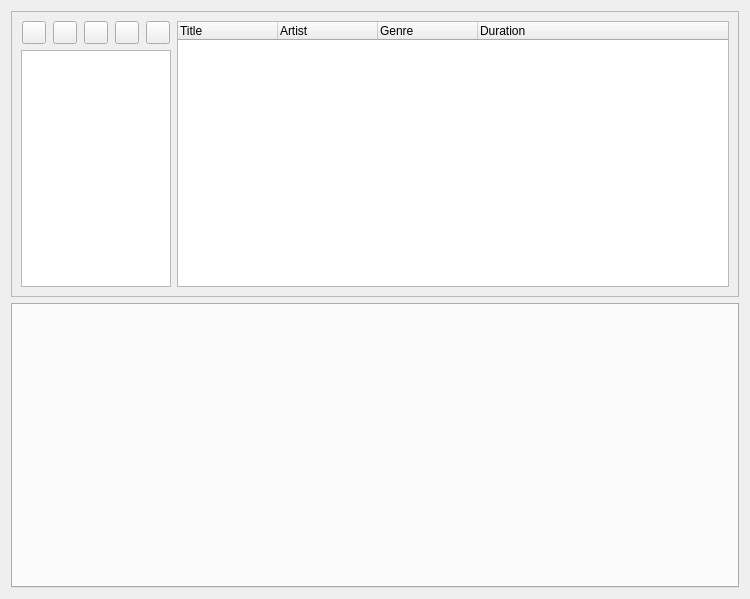
<?xml version="1.0" encoding="UTF-8"?>
<ui version="4.0">
 <class>playlistDialog</class>
 <widget class="QDialog" name="playlistDialog">
  <property name="geometry">
   <rect>
    <x>0</x>
    <y>0</y>
    <width>750</width>
    <height>599</height>
   </rect>
  </property>
  <property name="windowTitle">
   <string>Dialog</string>
  </property>
  <layout class="QGridLayout" name="gridLayout_2">
   <item row="0" column="0">
    <widget class="QFrame" name="frame">
     <property name="frameShape">
      <enum>QFrame::StyledPanel</enum>
     </property>
     <property name="frameShadow">
      <enum>QFrame::Raised</enum>
     </property>
     <layout class="QGridLayout" name="gridLayout">
      <item row="0" column="0">
       <layout class="QVBoxLayout" name="verticalLayout">
        <item>
         <layout class="QHBoxLayout" name="horizontalLayout">
          <item>
           <widget class="QToolButton" name="newPlaylist">
            <property name="text">
             <string/>
            </property>
           </widget>
          </item>
          <item>
           <widget class="QToolButton" name="closePlaylist">
            <property name="text">
             <string/>
            </property>
           </widget>
          </item>
          <item>
           <widget class="QToolButton" name="openPlaylist">
            <property name="text">
             <string/>
            </property>
           </widget>
          </item>
          <item>
           <widget class="QToolButton" name="savePlaylist">
            <property name="text">
             <string/>
            </property>
           </widget>
          </item>
          <item>
           <widget class="QToolButton" name="resetPlaylist">
            <property name="text">
             <string/>
            </property>
           </widget>
          </item>
         </layout>
        </item>
        <item>
         <widget class="QListWidget" name="playlistList">
          <property name="sizePolicy">
           <sizepolicy hsizetype="Expanding" vsizetype="Expanding">
            <horstretch>1</horstretch>
            <verstretch>0</verstretch>
           </sizepolicy>
          </property>
          <property name="maximumSize">
           <size>
            <width>150</width>
            <height>16777215</height>
           </size>
          </property>
          <property name="iconSize">
           <size>
            <width>48</width>
            <height>48</height>
           </size>
          </property>
          <property name="movement">
           <enum>QListView::Static</enum>
          </property>
          <property name="viewMode">
           <enum>QListView::IconMode</enum>
          </property>
          <property name="uniformItemSizes">
           <bool>true</bool>
          </property>
          <property name="wordWrap">
           <bool>true</bool>
          </property>
         </widget>
        </item>
       </layout>
      </item>
      <item row="0" column="1">
       <widget class="QTreeWidget" name="playListView">
        <property name="sizePolicy">
         <sizepolicy hsizetype="Expanding" vsizetype="Expanding">
          <horstretch>4</horstretch>
          <verstretch>0</verstretch>
         </sizepolicy>
        </property>
        <property name="rootIsDecorated">
         <bool>false</bool>
        </property>
        <property name="itemsExpandable">
         <bool>false</bool>
        </property>
        <property name="animated">
         <bool>true</bool>
        </property>
        <property name="expandsOnDoubleClick">
         <bool>false</bool>
        </property>
        <column>
         <property name="text">
          <string>Title</string>
         </property>
        </column>
        <column>
         <property name="text">
          <string>Artist</string>
         </property>
        </column>
        <column>
         <property name="text">
          <string>Genre</string>
         </property>
        </column>
        <column>
         <property name="text">
          <string>Duration</string>
         </property>
        </column>
       </widget>
      </item>
     </layout>
    </widget>
   </item>
   <item row="1" column="0">
    <widget class="QTabWidget" name="itemSourceTab"/>
   </item>
  </layout>
 </widget>
 <resources/>
 <connections/>
</ui>
